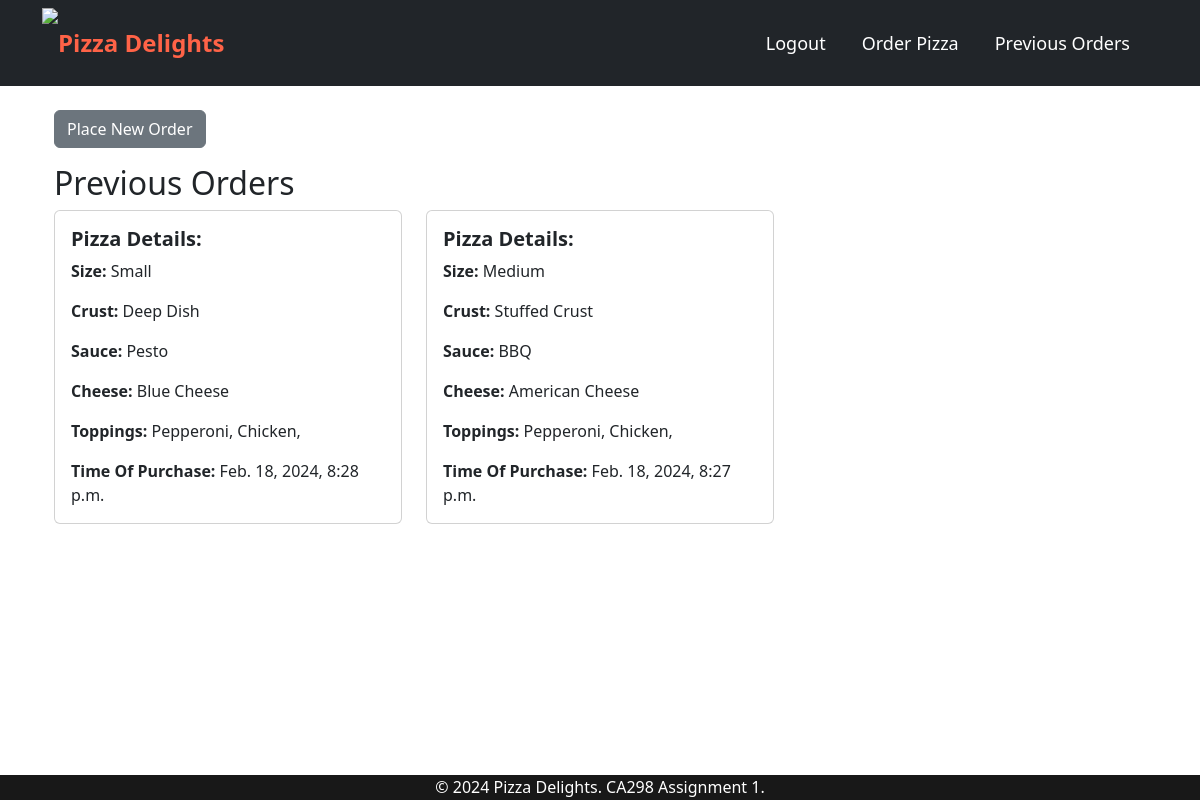
Page /previous_orders/ (signed in) on the committed database.
### PizzaApp/models.py (models this page shows, shortened)
class Order(models.Model):
    id = models.AutoField(primary_key=True)
    user = models.ForeignKey(User, on_delete=models.CASCADE)
    pizza = models.ForeignKey(Pizza, on_delete=models.CASCADE)
    date_of_order = models.DateTimeField()

class Pizza(models.Model):
    id = models.AutoField(primary_key=True)
    size = models.ForeignKey(Size, on_delete=models.CASCADE)
    crust = models.ForeignKey(Crust, on_delete=models.CASCADE)
    cheese = models.ForeignKey(Cheese, on_delete=models.CASCADE)
    sauce = models.ForeignKey(Sauce, on_delete=models.CASCADE)
    pepperoni = models.BooleanField(default=False)
    chicken = models.BooleanField(default=False)
    ham = models.BooleanField(default=False)
    pineapple = models.BooleanField(default=False)
    peppers = models.BooleanField(default=False)
    mushrooms = models.BooleanField(default=False)
    onions = models.BooleanField(default=False)
    pear = models.BooleanField(default=False)
    garlic = models.BooleanField(default=False)
    jalepenos = models.BooleanField(default=False)

class Size(models.Model):
    SIZE_CHOICES = [("S", "Small"), ("M", "Medium"), ("L", "Large"),
                     ("XL", "Extra Large")]
    size = models.CharField(choices=SIZE_CHOICES, default=SIZE_CHOICES[0], max_length=20)
    def __str__(self):
        return self.size

class Crust(models.Model):
    crust = models.CharField(max_length=20)
    def __str__(self):
        return self.crust

class Sauce(models.Model):
    sauce = models.CharField(max_length=20)
    def __str__(self):
        return self.sauce

class Cheese(models.Model):
    cheese = models.CharField(max_length=20)
    def __str__(self):
        return self.cheese

### PizzaApp/views.py (the view)
# urls.py: path('previous_orders/', views.previous_orders, name="previous_orders")
@login_required
def previous_orders(request):
    user = request.user # Get the user
    orders = Order.objects.filter(user=user) # Filter all objects created by the user
    return render(request, 'previous_orders.html', {'orders':[order for order in orders][::-1]})

### PizzaApp/templates/previous_orders.html (shortened to what this page needs)
{% extends 'base.html' %}
{% block content %}
<div class="container mt-4">
    <a href="{% url 'create' %}" class="btn btn-secondary mb-3">Place New Order</a>
    <h2>Previous Orders</h2>
    <div class="row">
        {% for order in orders %}
        <div class="col-md-4 mb-4">
            <div class="card">
                <div class="card-body">
                    <h5 class="card-title"><b>Pizza Details:</b></h5>
                    <p class="card-text"><b>Size:</b> {{ order.pizza.size }}</p>
                    <p class="card-text"><b>Crust:</b> {{ order.pizza.crust }}</p>
                    <p class="card-text"><b>Sauce:</b> {{ order.pizza.sauce }}</p>
                    <p class="card-text"><b>Cheese:</b> {{ order.pizza.cheese }}</p>
                    <p class="card-text"><b>Toppings:</b>
                        {% if order.pizza.pepperoni %} Pepperoni, {% endif %}
                        {% if order.pizza.chicken %} Chicken, {% endif %}
                    </p>
                    <p class="card-text"><b>Time Of Purchase:</b> {{ order.date_of_order }}</p>
                </div>
            </div>
        </div>
        {% endfor %}
    </div>
</div>
{% endblock %}

### PizzaApp/templates/base.html (shortened to what this page needs)
<!DOCTYPE html>
<html>
<head>
    <link rel="stylesheet" href="https://cdn.jsdelivr.net/npm/bootstrap@5.3.2/dist/css/bootstrap.min.css">
</head>
<body>
    <nav class="navbar navbar-expand-lg navbar-dark bg-dark">
        <div class="container">
            <img src="https://images.vexels.com/media/users/3/157209/isolated/preview/725aa2473489db2e550656210c557f18-cheesy-pizza-icon-by-vexels.png" height="70", weight="70"></img>
            <a class="navbar-brand" href="{% url 'index' %}">Pizza Delights</a>
            <div class="collapse navbar-collapse" id="navbarNav">
                <ul class="navbar-nav">
                    {% if user.is_authenticated %}
                        <li class="nav-item">
                            <a class="nav-link" href="{% url 'logout' %}">Logout</a>
                        </li>
                        <li class="nav-item">
                            <a class="nav-link" href="{% url 'create' %}">Order Pizza</a>
                        </li>
                        <li class="nav-item">
                            <a class="nav-link" href="{% url 'previous_orders' %}">Previous Orders</a>
                        </li>
                    {% endif %}
                </ul>
            </div>
        </div>
    </nav>
    <div class="container mt-4">
        {% block content %}{% endblock %}
    </div>
    <div class="footer">
        <p id="footer-text">&copy; 2024 Pizza Delights. CA298 Assignment 1.</p>
    </div>
</body>
</html>

### PizzaApp/templates/base.html (style rules this page uses)
.navbar-brand { font-size: 24px; font-weight: bold; color: #ff6347; }
.nav-link { font-size: 18px; color: #ffffff; margin-right:20px; }
.navbar-nav { margin-left:auto; }
.footer { background-color: #181818; color:white; text-align: center; position:fixed; bottom: -15px; width: 100%; }

### rows in the picture
Order: pizza.size "Small", pizza.crust "Deep Dish", pizza.sauce "Pesto", pizza.cheese "Blue Cheese", shows "Pepperoni,", shows "Chicken,", date_of_order "Feb. 18, 2024, 8:28 p.m."
Order: pizza.size "Medium", pizza.crust "Stuffed Crust", pizza.sauce "BBQ", pizza.cheese "American Cheese", shows "Pepperoni,", shows "Chicken,", date_of_order "Feb. 18, 2024, 8:27 p.m."
